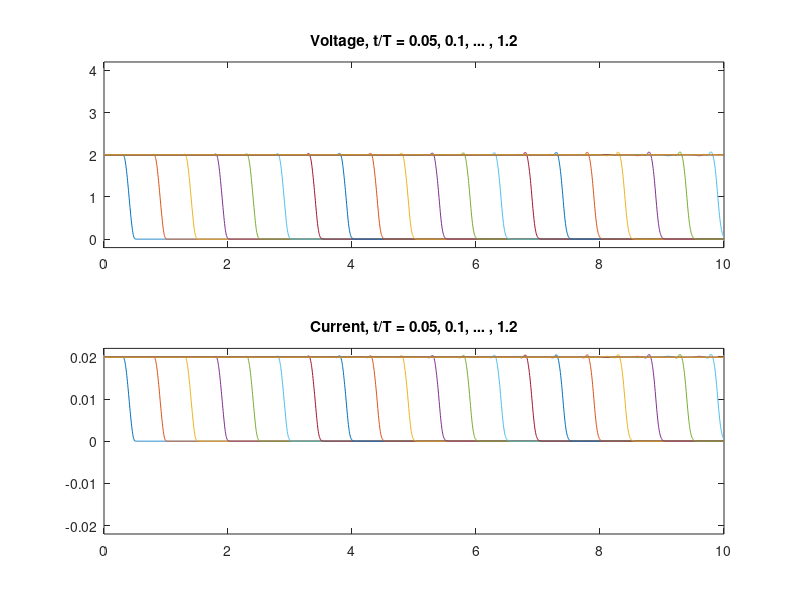

Source code (MATLAB):
% script RR_Ex10_33_telegraphers_eqns_termination
% Simulates the Telegraphers equations, for different possibilities of termination.
%% Renaissance Repository, https://github.com/tbewley/RR/tree/main/RR_chap09
%% Copyright 2024 by Thomas Bewley, published under BSD 3-Clause License.

clear; termination=true      % try both termination=true and termination=false
% R=10; G=0.002;               % Try R=0 and G=0.  Also try R=10 and/or G=0.001.
R=0, G=0
% t1=1e-8, N=200,  Nt=1000;  % Try either these three values...
t1=1e-9, N=2000, Nt=10000;   % ... or (if you are patient) these three values.
L=525e-9; C=52e-12;
Z0=sqrt(L/C), c=1/sqrt(L*C), X=10; T=X/c; h=T/Nt
Delta_x=X/(N+0.5); d=1/Delta_x; A=zeros(2*N,2*N);
figure(1); clf, XV=[0:Delta_x:X]; XI=[Delta_x/2:Delta_x:X];
for i=1:N,
   if i>1, A(2*i-1,2*i-2)= d/L; end, A(2*i-1,2*i-1)=-R/L; A(2*i-1,2*i)=-d/L; 
   if i<N, A(2*i,2*i+1)  =-d/C; end, A(2*i,  2*i  )=-G/C; A(2*i,2*i-1)= d/C;       
end
if termination, A(2*N,2*N)=A(2*N,2*N)-(d/C)/Z0; end
D=sparse(eye(2*N)-A*h/2); E=sparse(eye(2*N)+A*h/2);
n_max=floor(5.050001*T/h); x=zeros(2*N,1); t=0; 
for n=1:n_max
   r=E*x; t=(n-0.5)*h;
   if t<t1, Vleft=(1-cos(pi*t/t1)); else, Vleft=2; end, r(1)=r(1)+(d/L)*h*Vleft;
   x=D\r; t=n*h;
   if termination, Iright=x(2*N)/Z0; else, Iright=0; end
   if mod(n,Nt/20)==0, subplot(2,1,1), plot(XV, [Vleft; x(2:2:2*N)]), axis([0 X -0.2 4.2]), 
                    title(['Voltage, t/T = ',num2str(t/T)]), hold on
                    subplot(2,1,2), plot(XI, [x(1:2:2*N-1); Iright]), axis([0 X -.022 .022]),
                    title(['Current, t/T = ',num2str(t/T)]), hold on, pause(0.2), end
   if termination
      if n==Nt*1.2
         subplot(2,1,1), title(['Voltage, t/T = ',num2str(0.05),', ',num2str(0.1),', ... , ',num2str(t/T)])
         subplot(2,1,2), title(['Current, t/T = ',num2str(0.05),', ',num2str(0.1),', ... , ',num2str(t/T)])
         % print -depsc telegraphers_terminated
         break
     end
   else
      if (n==Nt*1.05) | (n==Nt*1.05) | (n==Nt*1.05) | (n==Nt*1.05)
         subplot(2,1,1), title(['Voltage, t/T = ',num2str(t/T-0.95),', ',num2str(t/T-0.9),', ... , ',num2str(t/T)])
         subplot(2,1,2), title(['Current, t/T = ',num2str(t/T-0.95),', ',num2str(t/T-0.9),', ... , ',num2str(t/T)])
         % print -depsc telegraphers_notermination
         pause, clf
      end
   end
end
